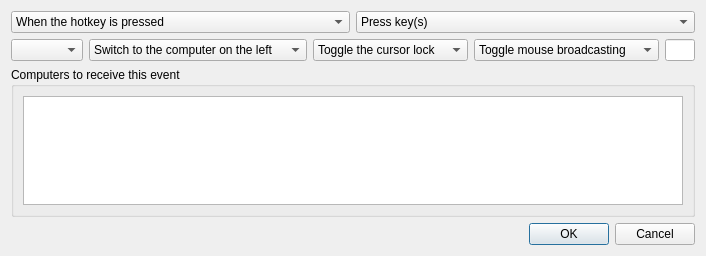
<?xml version="1.0" encoding="UTF-8"?>
<ui version="4.0">
 <class>ActionDialog</class>
 <widget class="QDialog" name="ActionDialog">
  <property name="geometry">
   <rect>
    <x>0</x>
    <y>0</y>
    <width>706</width>
    <height>256</height>
   </rect>
  </property>
  <property name="sizePolicy">
   <sizepolicy hsizetype="Maximum" vsizetype="Maximum">
    <horstretch>0</horstretch>
    <verstretch>0</verstretch>
   </sizepolicy>
  </property>
  <property name="windowTitle">
   <string>Configure Action</string>
  </property>
  <layout class="QVBoxLayout" name="_2">
   <item>
    <layout class="QHBoxLayout" name="horizontalLayout_4">
     <item>
      <widget class="QComboBox" name="comboTriggerOn">
       <item>
        <property name="text">
         <string>When the hotkey is pressed</string>
        </property>
       </item>
       <item>
        <property name="text">
         <string>When the hotkey is released</string>
        </property>
       </item>
      </widget>
     </item>
     <item>
      <widget class="QComboBox" name="comboActionType">
       <item>
        <property name="text">
         <string>Press key(s)</string>
        </property>
       </item>
       <item>
        <property name="text">
         <string>Release key(s)</string>
        </property>
       </item>
       <item>
        <property name="text">
         <string>Press and release key(s)</string>
        </property>
       </item>
       <item>
        <property name="text">
         <string>Switch to a computer</string>
        </property>
       </item>
       <item>
        <property name="text">
         <string>Switch in a direction</string>
        </property>
       </item>
       <item>
        <property name="text">
         <string>Switch to next computer</string>
        </property>
       </item>
       <item>
        <property name="text">
         <string>Modify the cursor lock</string>
        </property>
       </item>
       <item>
        <property name="text">
         <string>Restart the server</string>
        </property>
       </item>
       <item>
        <property name="text">
         <string>Control mouse broadcasting</string>
        </property>
       </item>
      </widget>
     </item>
    </layout>
   </item>
   <item>
    <layout class="QHBoxLayout" name="horizontalLayout_2">
     <item>
      <widget class="QComboBox" name="comboSwitchToScreen">
       <property name="enabled">
        <bool>true</bool>
       </property>
      </widget>
     </item>
     <item>
      <widget class="QComboBox" name="comboSwitchInDirection">
       <property name="enabled">
        <bool>true</bool>
       </property>
       <item>
        <property name="text">
         <string>Switch to the computer on the left</string>
        </property>
       </item>
       <item>
        <property name="text">
         <string>Switch to the computer on the right</string>
        </property>
       </item>
       <item>
        <property name="text">
         <string>Switch to the computer above</string>
        </property>
       </item>
       <item>
        <property name="text">
         <string>Switch to the computer below</string>
        </property>
       </item>
      </widget>
     </item>
     <item>
      <widget class="QComboBox" name="comboLockCursorToScreen">
       <property name="enabled">
        <bool>true</bool>
       </property>
       <item>
        <property name="text">
         <string>Toggle the cursor lock</string>
        </property>
       </item>
       <item>
        <property name="text">
         <string>Enable the cursor lock</string>
        </property>
       </item>
       <item>
        <property name="text">
         <string>Disable the cursor lock</string>
        </property>
       </item>
      </widget>
     </item>
     <item>
      <widget class="QComboBox" name="comboMouseBroadcastMode">
       <property name="enabled">
        <bool>true</bool>
       </property>
       <item>
        <property name="text">
         <string>Toggle mouse broadcasting</string>
        </property>
       </item>
       <item>
        <property name="text">
         <string>Enable mouse broadcasting</string>
        </property>
       </item>
       <item>
        <property name="text">
         <string>Disable mouse broadcasting</string>
        </property>
       </item>
      </widget>
     </item>
     <item>
      <widget class="KeySequenceWidget" name="keySequenceWidget"/>
     </item>
    </layout>
   </item>
   <item>
    <widget class="QGroupBox" name="groupScreens">
     <property name="sizePolicy">
      <sizepolicy hsizetype="Preferred" vsizetype="Preferred">
       <horstretch>0</horstretch>
       <verstretch>0</verstretch>
      </sizepolicy>
     </property>
     <property name="title">
      <string>Computers to receive this event</string>
     </property>
     <layout class="QHBoxLayout" name="_3">
      <item>
       <widget class="QListWidget" name="listScreens">
        <property name="sizeAdjustPolicy">
         <enum>QAbstractScrollArea::SizeAdjustPolicy::AdjustToContentsOnFirstShow</enum>
        </property>
       </widget>
      </item>
     </layout>
    </widget>
   </item>
   <item>
    <widget class="QDialogButtonBox" name="buttonBox">
     <property name="standardButtons">
      <set>QDialogButtonBox::StandardButton::Cancel|QDialogButtonBox::StandardButton::Ok</set>
     </property>
    </widget>
   </item>
  </layout>
 </widget>
 <customwidgets>
  <customwidget>
   <class>KeySequenceWidget</class>
   <extends>QLineEdit</extends>
   <header>widgets/KeySequenceWidget.h</header>
  </customwidget>
 </customwidgets>
 <resources/>
 <connections/>
</ui>
